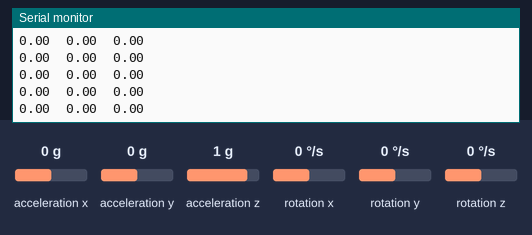
The sketch below on a simulated Arduino Uno, built with avr-gcc and run on an emulated ATmega328P. Parts: the last lines printed to the serial monitor. The test bench sets the inputs (shaded band); at power-on: acceleration x 0 g, acceleration y 0 g, acceleration z 1 g, rotation z 0 °/s, rotation x 0 °/s, rotation y 0 °/s.

Above: at 1.7 s.
1.8 s: acceleration x set to -1.4 g
At 2.3 s:
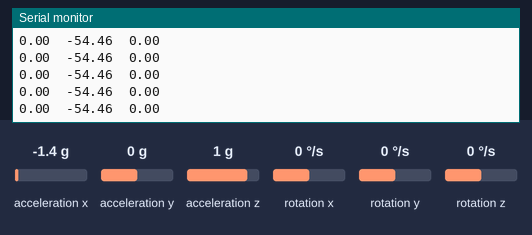
4.8 s: acceleration y set to -1.4 g
At 5.8 s:
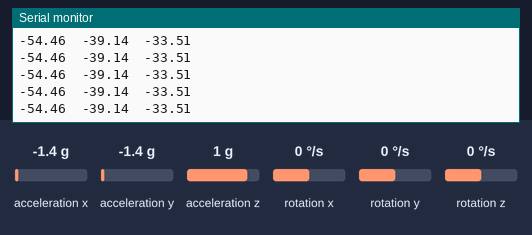
6.3 s: acceleration x set to 0.8 g
At 7.2 s:
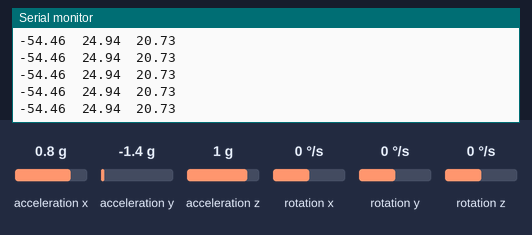
9.3 s: acceleration z set to -1.4 g
At 10.1 s:
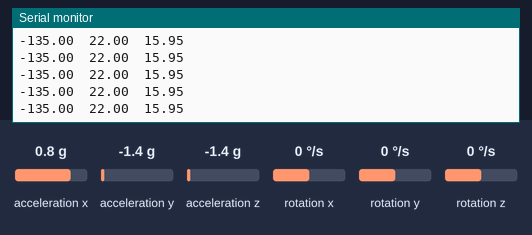
10.8 s: rotation z set to -192 °/s
At 11.9 s:
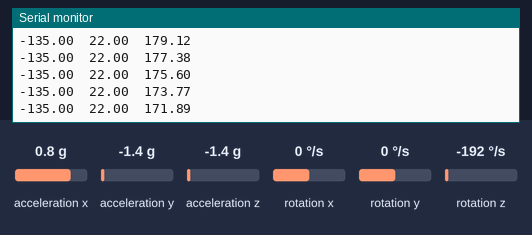
Timing chart, 0 to 13.3 s (numbered marks = the images above; inputs shaded):
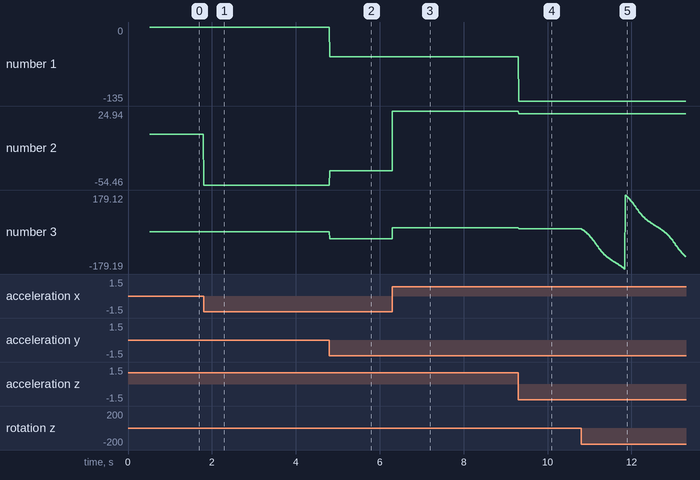

Measured:
- after the input at 1.8 s, the serial monitor: prints a new line at once (image 1)
- after the input at 4.8 s, the serial monitor: prints a new line at once (image 2)
- after the input at 6.3 s, the serial monitor: prints a new line at once (image 3)
- after the input at 9.3 s, the serial monitor: prints a new line at once (image 4)
- after the input at 10.8 s, the serial monitor: prints a new line at once (image 5)
- plotted number 1: -54.46 → -135 after the input at 9.3 s
- plotted number 2: 0 → -54.46 after the input at 1.8 s, -54.46 → -39.14 after the input at 4.8 s, -39.14 → 24.94 after the input at 6.3 s, 24.94 → 22 after the input at 9.3 s
- plotted number 3: 0 → -33.51 after the input at 4.8 s, -33.51 → 20.73 after the input at 6.3 s, 20.73 → 15.95 after the input at 9.3 s, 15.95 → -118.78 after the input at 10.8 s

The sketch:

Q1S1.ino
```cpp
#include "I2Cdev.h"
#include "MPU6050_6Axis_MotionApps20.h"
#if I2CDEV_IMPLEMENTATION == I2CDEV_ARDUINO_WIRE
    #include "Wire.h"
#endif

MPU6050 mpu;

// quaternion components in a [w, x, y, z] format
#define OUTPUT_READABLE_QUATERNION

// yaw/pitch/roll angles (in degrees) calculated from the quaternions coming from the FIFO
#define OUTPUT_READABLE_YAWPITCHROLL

bool dmpReady = false;
uint8_t devStatus;
uint8_t fifoBuffer[64];

Quaternion q;                 // [w, x, y, z]         quaternion container
VectorFloat gravity;          // [x, y, z]            gravity vector
float ypr[3];                 // [yaw, pitch, roll]   yaw/pitch/roll container and gravity vector


void setup() {
    #if I2CDEV_IMPLEMENTATION == I2CDEV_ARDUINO_WIRE
        Wire.begin();
        Wire.setClock(400000);
    #elif I2CDEV_IMPLEMENTATION == I2CDEV_BUILTIN_FASTWIRE
        Fastwire::setup(400, true);
    #endif

    Serial.begin(115200);
    while (!Serial);

    Serial.println(F("Initializing I2C devices..."));
    mpu.initialize();

    Serial.println(F("Testing device connections..."));
    Serial.println(mpu.testConnection() ? F("MPU6050 connection successful") : F("MPU6050 connection failed"));

    Serial.println(F("Initializing DMP..."));
    devStatus = mpu.dmpInitialize();

    mpu.setXGyroOffset(220);
    mpu.setYGyroOffset(76);
    mpu.setZGyroOffset(-85);
    mpu.setZAccelOffset(1788);

    if (devStatus == 0) {
        mpu.CalibrateAccel(6);
        mpu.CalibrateGyro(6);
        mpu.PrintActiveOffsets();
        Serial.println(F("Enabling DMP..."));
        mpu.setDMPEnabled(true);

        dmpReady = true;
    }
    else {
        Serial.print(F("DMP Initialization failed (code "));
        Serial.print(devStatus);
        Serial.println(F(")"));
    }
}


void loop() {
    if (!dmpReady) return;
    // read a packet from FIFO
    if (mpu.dmpGetCurrentFIFOPacket(fifoBuffer)) {
          // display Euler angles in degrees
          mpu.dmpGetQuaternion(&q, fifoBuffer);
          mpu.dmpGetGravity(&gravity, &q);
          mpu.dmpGetYawPitchRoll(ypr, &q, &gravity);
          float roll = ypr[2] * 180/M_PI;
          float pitch = ypr[1] * 180/M_PI;
          float yaw = ypr[0] * 180/M_PI;
          Serial.print(roll); // roll
          Serial.print("\t");
          Serial.print(pitch); // pitch
          Serial.print("\t");
          Serial.println(yaw); // yaw
    }
}
```
